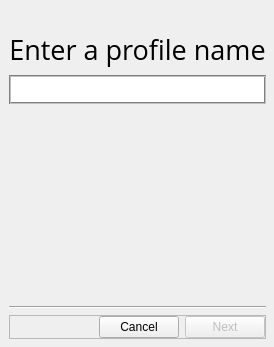
               <widget class="QWidget" name="page_0">
                <layout class="QGridLayout" name="gridLayout_6">
                 <property name="leftMargin">
                  <number>9</number>
                 </property>
                 <property name="topMargin">
                  <number>9</number>
                 </property>
                 <property name="rightMargin">
                  <number>8</number>
                 </property>
                 <property name="bottomMargin">
                  <number>8</number>
                 </property>
                 <property name="spacing">
                  <number>6</number>
                 </property>
                 <item row="0" column="0">
                  <layout class="QVBoxLayout" name="verticalLayout_3">
                   <item>
                    <widget class="QLabel" name="p0_LargeArrowTop">
                     <property name="text">
                      <string/>
                     </property>
                     <property name="pixmap">
                      <pixmap resource="res.qrc">:/images/LargeArrowL.png</pixmap>
                     </property>
                    </widget>
                   </item>
                   <item>
                    <widget class="QLabel" name="p0NameLabel">
                     <property name="minimumSize">
                      <size>
                       <width>0</width>
                       <height>40</height>
                      </size>
                     </property>
                     <property name="font">
                      <font>
                       <family>Open Sans</family>
                       <pointsize>20</pointsize>
                      </font>
                     </property>
                     <property name="text">
                      <string>Enter a profile name</string>
                     </property>
                     <property name="alignment">
                      <set>Qt::AlignCenter</set>
                     </property>
                    </widget>
                   </item>
                   <item>
                    <widget class="QLineEdit" name="p0NameEdit">
                     <property name="font">
                      <font>
                       <family>Segoe UI</family>
                       <pointsize>14</pointsize>
                      </font>
                     </property>
                     <property name="styleSheet">
                      <string notr="true">border: 2px groove gray;
</string>
                     </property>
                     <property name="alignment">
                      <set>Qt::AlignCenter</set>
                     </property>
                    </widget>
                   </item>
                   <item>
                    <widget class="QLabel" name="label_2">
                     <property name="minimumSize">
                      <size>
                       <width>0</width>
                       <height>190</height>
                      </size>
                     </property>
                     <property name="maximumSize">
                      <size>
                       <width>16777215</width>
                       <height>190</height>
                      </size>
                     </property>
                     <property name="text">
                      <string/>
                     </property>
                     <property name="pixmap">
                      <pixmap resource="res.qrc">:/images/LargeArrowR.png</pixmap>
                     </property>
                     <property name="alignment">
                      <set>Qt::AlignRight|Qt::AlignTop|Qt::AlignTrailing</set>
                     </property>
                    </widget>
                   </item>
                  </layout>
                 </item>
                 <item row="2" column="0">
                  <widget class="QFrame" name="frame">
                   <property name="frameShape">
                    <enum>QFrame::StyledPanel</enum>
                   </property>
                   <property name="frameShadow">
                    <enum>QFrame::Raised</enum>
                   </property>
                   <layout class="QGridLayout" name="gridLayout_5">
                    <property name="margin">
                     <number>0</number>
                    </property>
                    <item row="0" column="1">
                     <widget class="QPushButton" name="p0Cancel">
                      <property name="text">
                       <string>Cancel</string>
                      </property>
                     </widget>
                    </item>
                    <item row="0" column="2">
                     <widget class="QPushButton" name="p0Next">
                      <property name="enabled">
                       <bool>false</bool>
                      </property>
                      <property name="text">
                       <string>Next</string>
                      </property>
                     </widget>
                    </item>
                    <item row="0" column="0">
                     <spacer name="horizontalSpacer_2">
                      <property name="orientation">
                       <enum>Qt::Horizontal</enum>
                      </property>
                      <property name="sizeHint" stdset="0">
                       <size>
                        <width>40</width>
                        <height>20</height>
                       </size>
                      </property>
                     </spacer>
                    </item>
                   </layout>
                  </widget>
                 </item>
                 <item row="1" column="0">
                  <widget class="Line" name="line_3">
                   <property name="orientation">
                    <enum>Qt::Horizontal</enum>
                   </property>
                  </widget>
                 </item>
                </layout>
               </widget>
